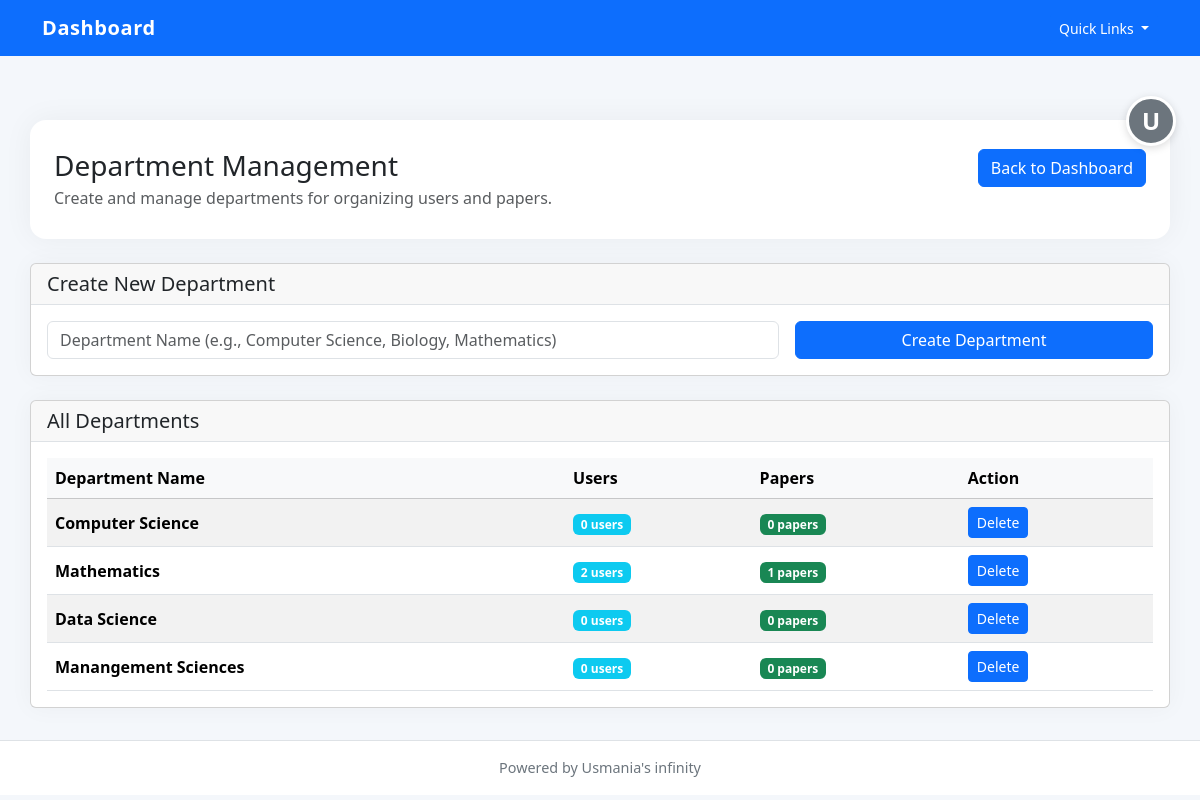
The app's page /admin/departments (signed in), older data.
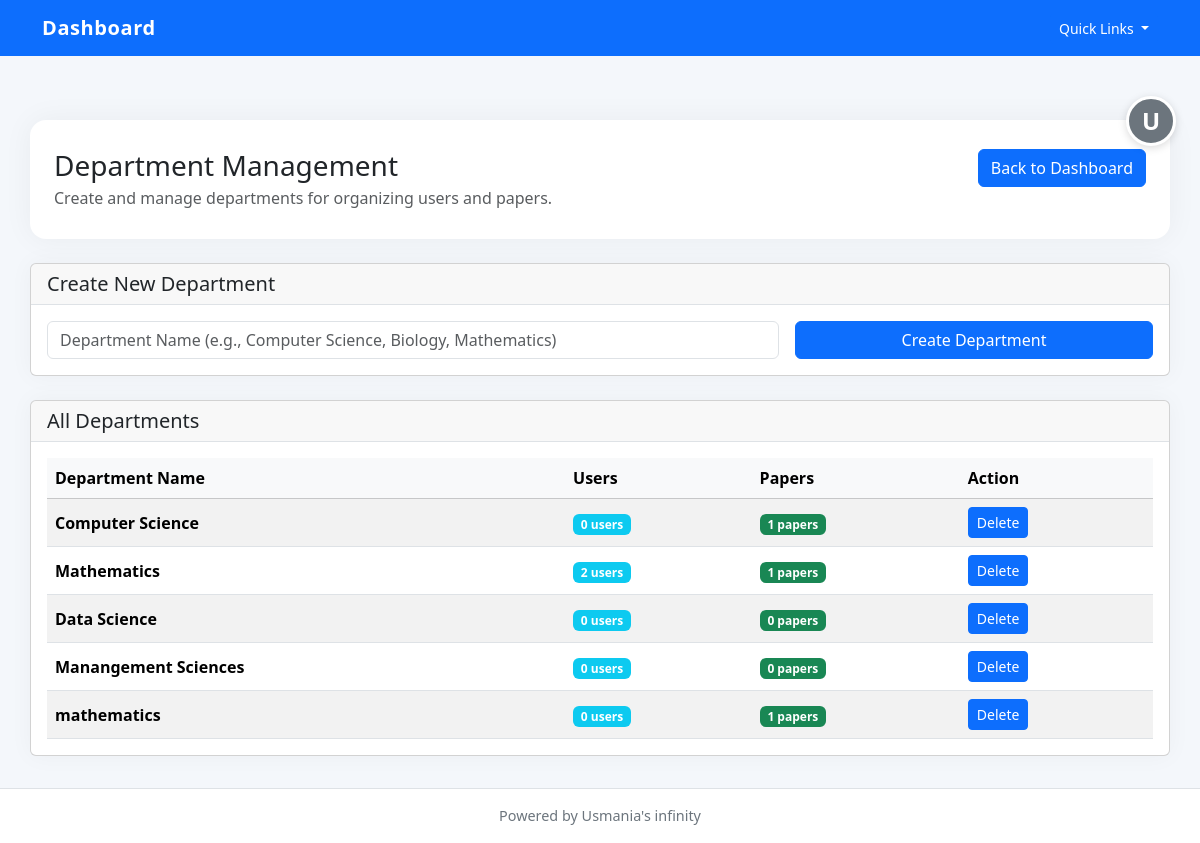
The same page, newer data.
### app/models.py (models this page shows)
class Department(db.Model):
    __tablename__ = "departments"
    id = db.Column(db.Integer, primary_key=True)
    name = db.Column(db.String(150), unique=True, nullable=False)
    users = db.relationship("User", backref="department", lazy=True)
    papers = db.relationship("Paper", backref="department", lazy=True)

### app/routes/admin.py (the view)
@admin_bp.route("/departments")
@login_required
def view_departments():
    if current_user.role != "admin":
        return redirect(url_for("auth.dashboard"))
    departments = Department.query.all()
    return render_template("admin_departments.html", departments=departments)

### app/routes/auth.py (called while the page is built)
@login_manager.user_loader
def load_user(user_id):
    return User.query.get(int(user_id))

### app/templates/admin_departments.html (shortened to what this page needs)
{% extends "base.html" %}
{% block content %}
<div class="page-header">
    <div class="d-flex flex-column flex-md-row justify-content-between gap-3 align-items-start">
        <div>
            <h1 class="h3 mb-1">Department Management</h1>
            <p class="text-muted mb-0">Create and manage departments for organizing users and papers.</p>
        </div>
        <div>
            <a class="btn btn-primary" href="{{ url_for('admin.dashboard') }}">Back to Dashboard</a>
        </div>
    </div>
</div>
<div class="card card-shadow mb-4">
    <div class="card-header border-bottom">
        <h5 class="card-title mb-0">Create New Department</h5>
    </div>
    <div class="card-body">
        <form method="POST" action="{{ url_for('admin.add_department') }}">
            <div class="row g-3">
                <div class="col-md-8">
                    <input type="text" name="name" class="form-control" placeholder="Department Name (e.g., Computer Science, Biology, Mathematics)" required>
                </div>
                <div class="col-md-4">
                    <button type="submit" class="btn btn-primary w-100">Create Department</button>
                </div>
            </div>
        </form>
    </div>
</div>
<div class="card card-shadow">
    <div class="card-header border-bottom">
        <h5 class="card-title mb-0">All Departments</h5>
    </div>
    <div class="card-body">
        {% if departments %}
        <div class="table-responsive">
            <table class="table table-striped align-middle mb-0">
                <thead class="table-light">
                    <tr>
                        <th>Department Name</th>
                        <th>Users</th>
                        <th>Papers</th>
                        <th>Action</th>
                    </tr>
                </thead>
                <tbody>
                    {% for dept in departments %}
                    <tr>
                        <td>
                            <strong>{{ dept.name }}</strong>
                        </td>
                        <td>
                            <span class="badge bg-info">{{ dept.users|length }} users</span>
                        </td>
                        <td>
                            <span class="badge bg-success">{{ dept.papers|length }} papers</span>
                        </td>
                        <td>
                            <form method="POST" action="{{ url_for('admin.delete_department', dept_id=dept.id) }}" style="display:inline;">
                                <button type="submit" class="btn btn-sm btn-danger" onclick="return confirm('Are you sure you want to delete this department?');">Delete</button>
                            </form>
                        </td>
                    </tr>
                    {% endfor %}
                </tbody>
            </table>
        </div>
        {% else %}
        <p class="text-muted mb-0">No departments created yet. Create one using the form above.</p>
        {% endif %}
    </div>
</div>
{% endblock %}

Row changes from the older to the newer data that the page shows:
computed for Department "Computer Science": papers|length "0" → "1"
added Department: name "mathematics", users|length "0", papers|length "1"
